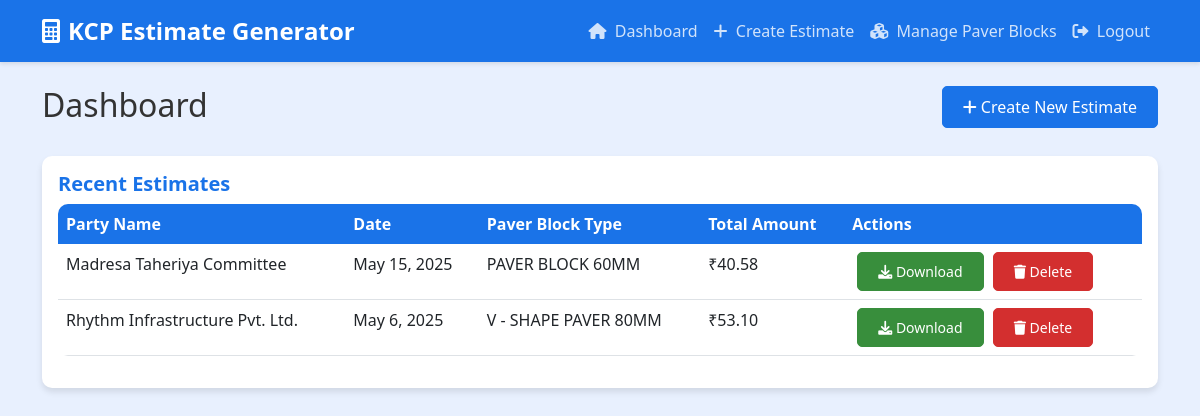
The page /dashboard/ (signed in) on the database its author committed.
### estimate/models.py (models this page shows, shortened)
class Estimate(models.Model):
    party_name = models.CharField(max_length=200)
    date = models.DateField()
    paver_block_type = models.ForeignKey(PaverBlockType, on_delete=models.CASCADE)
    price = models.DecimalField(max_digits=10, decimal_places=2)
    gst_percentage = models.DecimalField(max_digits=5, decimal_places=2, default=0)
    gst_amount = models.DecimalField(max_digits=10, decimal_places=2, default=0)
    transportation_charge = models.DecimalField(max_digits=10, decimal_places=2, default=0)
    loading_unloading_cost = models.DecimalField(max_digits=10, decimal_places=2, default=0)
    total_amount = models.DecimalField(max_digits=10, decimal_places=2)
    notes = models.TextField(blank=True, help_text="Additional notes or terms and conditions")
    created_by = models.ForeignKey(User, on_delete=models.CASCADE)
    created_at = models.DateTimeField(auto_now_add=True)
    updated_at = models.DateTimeField(auto_now=True)

class PaverBlockType(models.Model):
    name = models.CharField(max_length=100)
    description = models.TextField(blank=True)
    created_at = models.DateTimeField(auto_now_add=True)
    updated_at = models.DateTimeField(auto_now=True)
    def __str__(self):
        return self.name
    class Meta:
        ordering = ['name']

### estimate/views.py (the view)
# urls.py: path('dashboard/', views.dashboard, name='dashboard'),
@login_required
def dashboard(request):
    estimates = Estimate.objects.filter(created_by=request.user).order_by('-created_at')
    return render(request, 'estimate/dashboard.html', {'estimates': estimates})

### estimate/templates/estimate/dashboard.html (shortened to what this page needs)
{% extends 'estimate/base.html' %}
{% block content %}
<div class="row mb-4">
    <div class="col">
        <h2>Dashboard</h2>
    </div>
    <div class="col text-end">
        <a href="{% url 'create_estimate' %}" class="btn btn-primary">
            <i class="fas fa-plus"></i> Create New Estimate
        </a>
    </div>
</div>
<div class="card">
    <div class="card-body">
        <h5 class="card-title">Recent Estimates</h5>
        {% if estimates %}
            <div class="table-responsive">
                <table class="table table-hover">
                    <thead>
                        <tr>
                            <th>Party Name</th>
                            <th>Date</th>
                            <th>Paver Block Type</th>
                            <th>Total Amount</th>
                            <th>Actions</th>
                        </tr>
                    </thead>
                    <tbody>
                        {% for estimate in estimates %}
                        <tr>
                            <td>{{ estimate.party_name }}</td>
                            <td>{{ estimate.date }}</td>
                            <td>{{ estimate.paver_block_type }}</td>
                            <td>₹{{ estimate.total_amount }}</td>
                            <td class="action-buttons">
                                <a href="{% url 'generate_pdf' estimate.id %}" class="btn btn-sm btn-success">
                                    <i class="fas fa-download"></i> Download
                                </a>
                                <form action="{% url 'delete_estimate' estimate.id %}" method="post" class="d-inline">
                                    <button type="submit" class="btn btn-sm btn-danger" onclick="return confirm('Are you sure you want to delete this estimate?');">
                                        <i class="fas fa-trash"></i> Delete
                                    </button>
                                </form>
                            </td>
                        </tr>
                        {% endfor %}
                    </tbody>
                </table>
            </div>
        {% else %}
            <p class="text-muted">No estimates found. Create your first estimate!</p>
        {% endif %}
    </div>
</div>
{% endblock %}

### estimate/templates/estimate/base.html (style rules this page uses)
:root { --primary-color: #1a73e8; --secondary-color: #00796b; --accent-color: #fbc02d; --success-color: #388e3c; --danger-color: #d32f2f; --light-bg: #e8f0fe; --dark-bg: #343a3a; --card-bg: #ffffff; --text-color: #333333; --light-text-color: #555555; }
body { background-color: var(--light-bg); font-family: 'Segoe UI', Tahoma, Geneva, Verdana, sans-serif; color: var(--text-color); }
.card { border: none; border-radius: 10px; box-shadow: 0 4px 6px rgba(0,0,0,0.1); transition: transform 0.3s ease; margin-bottom: 20px; background: var(--card-bg); }
.card-title { color: var(--primary-color); font-weight: 600; }
.btn-primary { background-color: var(--primary-color); border-color: var(--primary-color); padding: 8px 20px; border-radius: 5px; transition: all 0.3s ease; }
.btn-success { background-color: var(--success-color); border-color: var(--success-color); padding: 8px 20px; border-radius: 5px; transition: all 0.3s ease; }
.btn-danger { background-color: var(--danger-color); border-color: var(--danger-color); padding: 8px 20px; border-radius: 5px; transition: all 0.3s ease; }
.table { background: var(--card-bg); border-radius: 10px; overflow: hidden; }
.table thead th { background-color: var(--primary-color); color: white; border: none; }
.action-buttons .btn { margin-left: 5px; }

### rows shown on the page
Estimate: party_name "Madresa Taheriya Committee", date "May 15, 2025", paver_block_type "PAVER BLOCK 60MM", total_amount "40.58"
Estimate: party_name "Rhythm Infrastructure Pvt. Ltd.", date "May 6, 2025", paver_block_type "V - SHAPE PAVER 80MM", total_amount "53.10"
